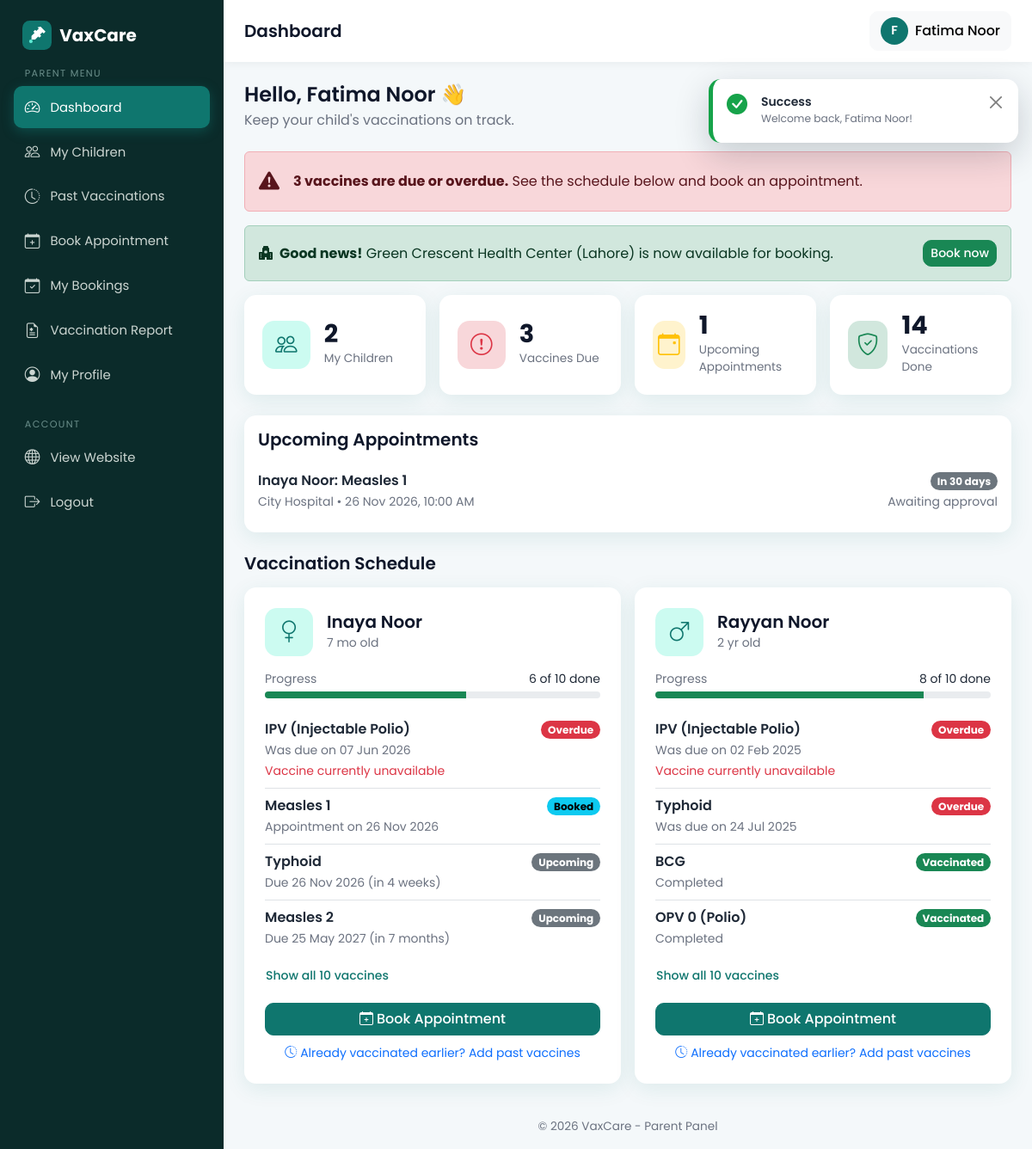
/parent/dashboard.php (signed in), run on the app's committed database.
### tables this page shows
CREATE TABLE hospital_suggestions (
  id INT AUTO_INCREMENT PRIMARY KEY,
  parent_id INT NOT NULL,
  hospital_name VARCHAR(150) NOT NULL,
  city VARCHAR(80) NOT NULL,
  address VARCHAR(255) NULL,
  phone VARCHAR(20) NULL,
  status ENUM('pending','approved','rejected') NOT NULL DEFAULT 'pending',
  hospital_id INT NULL,                               
  decided_at DATETIME NULL,                           
  created_at TIMESTAMP DEFAULT CURRENT_TIMESTAMP,
  FOREIGN KEY (parent_id)   REFERENCES users(id)     ON DELETE CASCADE,
  FOREIGN KEY (hospital_id) REFERENCES hospitals(id) ON DELETE SET NULL
);

CREATE TABLE bookings (
  id INT AUTO_INCREMENT PRIMARY KEY,
  child_id INT NOT NULL,
  parent_id INT NOT NULL,
  hospital_id INT NOT NULL,
  vaccine_id INT NOT NULL,
  appointment_date DATE NOT NULL,
  appointment_time TIME NOT NULL,
  approval_status ENUM('pending','approved','rejected') NOT NULL DEFAULT 'pending',
  vaccination_status ENUM('pending','vaccinated','not_vaccinated') NOT NULL DEFAULT 'pending',
  created_at TIMESTAMP DEFAULT CURRENT_TIMESTAMP,
  FOREIGN KEY (child_id)    REFERENCES children(id)  ON DELETE CASCADE,
  FOREIGN KEY (parent_id)   REFERENCES users(id)     ON DELETE CASCADE,
  FOREIGN KEY (hospital_id) REFERENCES hospitals(id) ON DELETE CASCADE,
  FOREIGN KEY (vaccine_id)  REFERENCES vaccines(id)  ON DELETE CASCADE
);

CREATE TABLE children (
  id INT AUTO_INCREMENT PRIMARY KEY,
  parent_id INT NOT NULL,
  name VARCHAR(100) NOT NULL,
  dob DATE NOT NULL,
  gender ENUM('male','female') NOT NULL,
  blood_group VARCHAR(5),
  created_at TIMESTAMP DEFAULT CURRENT_TIMESTAMP,
  FOREIGN KEY (parent_id) REFERENCES users(id) ON DELETE CASCADE
);

CREATE TABLE vaccines (
  id INT AUTO_INCREMENT PRIMARY KEY,
  vaccine_name VARCHAR(120) NOT NULL,
  description VARCHAR(255),
  recommended_age VARCHAR(50),               
  recommended_age_days INT NOT NULL DEFAULT 0,
  availability ENUM('available','unavailable') NOT NULL DEFAULT 'available'
);

CREATE TABLE hospitals (
  id INT AUTO_INCREMENT PRIMARY KEY,
  user_id INT NULL,                          
  hospital_name VARCHAR(150) NOT NULL,
  address VARCHAR(255) NOT NULL,
  location VARCHAR(100) NOT NULL,            
  phone VARCHAR(20),
  license_no VARCHAR(60) NULL,                       
  created_at TIMESTAMP DEFAULT CURRENT_TIMESTAMP,
  FOREIGN KEY (user_id) REFERENCES users(id) ON DELETE SET NULL
);

### parent/dashboard.php (the view, shortened to what this page needs)
<?php
require_once __DIR__ . '/../config/db.php';
require_once __DIR__ . '/../includes/schedule.php';
$parentId = (int)$_SESSION['user_id'];
$today    = date('Y-m-d');
$stmt = $pdo->prepare('SELECT * FROM children WHERE parent_id = ? ORDER BY dob DESC, id DESC');
$stmt->execute([$parentId]);
$children = $stmt->fetchAll();
$vaccines = $pdo->query(
    'SELECT id, vaccine_name, recommended_age, recommended_age_days, availability
     FROM vaccines ORDER BY recommended_age_days ASC, id ASC'
)->fetchAll();
$stmt = $pdo->prepare(
    "SELECT child_id, vaccine_id, approval_status, vaccination_status, appointment_date
     FROM bookings
     WHERE parent_id = ? AND approval_status <> 'rejected'"
);
$stmt->execute([$parentId]);
$bookingsByChild = [];
foreach ($stmt->fetchAll() as $b) {
    $bookingsByChild[$b['child_id']][] = $b;
}
$schedules = [];
$dueTotal  = 0;
$doneTotal = 0;
foreach ($children as $c) {
    $rows = vaccine_schedule($c['dob'], $vaccines, $bookingsByChild[$c['id']] ?? []);
    $schedules[$c['id']] = $rows;
    foreach ($rows as $r) {
        if (in_array($r['status'], ['due', 'overdue'], true)) { $dueTotal++; }
        if ($r['status'] === 'done') { $doneTotal++; }
    }
}
$stmt = $pdo->prepare(
    "SELECT b.appointment_date, b.appointment_time, b.approval_status,
            c.name AS child_name, v.vaccine_name, h.hospital_name
     FROM bookings b
     JOIN children  c ON c.id = b.child_id
     JOIN vaccines  v ON v.id = b.vaccine_id
     JOIN hospitals h ON h.id = b.hospital_id
     WHERE b.parent_id = ?
       AND b.approval_status IN ('approved', 'pending')
       AND b.vaccination_status = 'pending'
       AND b.appointment_date >= ?
     ORDER BY b.appointment_date ASC, b.appointment_time ASC
     LIMIT 6"
);
$stmt->execute([$parentId, $today]);
$upcoming = $stmt->fetchAll();
$stmt = $pdo->prepare(
    "SELECT hospital_name, city FROM hospital_suggestions
     WHERE parent_id = ? AND status = 'approved' AND decided_at >= ?
     ORDER BY decided_at DESC LIMIT 3"
);
$stmt->execute([$parentId, date('Y-m-d H:i:s', strtotime('-7 days'))]);
$newHospitals = $stmt->fetchAll();
$bookingReady = is_file(__DIR__ . '/book_hospital.php');
$stats = [
    ['My Children',           count($children),  'bi-people',          'primary'],
    ['Vaccines Due',          $dueTotal,         'bi-exclamation-circle', 'danger'],
    ['Upcoming Appointments', count($upcoming),  'bi-calendar-event', 'warning'],
    ['Vaccinations Done',     $doneTotal,        'bi-shield-check',   'success'],
];
require_once __DIR__ . '/../includes/parent_header.php';
?>
<div class="mb-4">
  <h4 class="mb-1">Hello, <?= e($_SESSION['name']) ?> 👋</h4>
  <p class="text-muted mb-0">Keep your child's vaccinations on track.</p>
</div>
<?php if ($dueTotal > 0): ?>
  <div class="alert alert-danger d-flex gap-3 align-items-center">
    <i class="bi bi-exclamation-triangle-fill fs-4"></i>
    <div><strong><?= $dueTotal ?> vaccine<?= $dueTotal > 1 ? 's are' : ' is' ?> due or overdue.</strong>
      See the schedule below and book an appointment.</div>
  </div>
<?php endif; ?>
<?php if ($newHospitals): ?>
  <div class="alert alert-success d-flex flex-wrap gap-3 align-items-center justify-content-between">
    <div>
      <i class="bi bi-hospital-fill me-2"></i><strong>Good news!</strong>
      <?php foreach ($newHospitals as $i => $nh): ?><?= $i ? ', ' : ' ' ?><?= e($nh['hospital_name']) ?> (<?= e($nh['city']) ?>)<?php endforeach; ?>
      is now available for booking.
    </div>
    <?php if ($bookingReady): ?>
      <a href="<?= BASE_URL ?>/parent/book_hospital.php" class="btn btn-sm btn-success">Book now</a>
    <?php endif; ?>
  </div>
<?php endif; ?>
<div class="row g-3 mb-4">
  <?php foreach ($stats as [$label, $value, $icon, $color]): ?>
    <div class="col-6 col-xl-3">
      <div class="card stat-card h-100">
        <div class="icon-box text-<?= $color ?>" style="background: var(--bs-<?= $color ?>-bg-subtle);"><i class="bi <?= $icon ?>"></i></div>
        <div>
          <div class="stat-number"><?= (int)$value ?></div>
          <div class="stat-label"><?= e($label) ?></div>
        </div>
      </div>
    </div>
  <?php endforeach; ?>
</div>
<?php if (!$children): ?>
  <div class="card">
    <div class="card-body p-5 text-center">
      <div class="icon-box mx-auto mb-3"><i class="bi bi-person-hearts"></i></div>
      <h5>Add your child to get started</h5>
      <p class="text-muted mb-3">We will show the full vaccination schedule based on your child's date of birth.</p>
      <a href="<?= BASE_URL ?>/parent/child_form.php" class="btn btn-primary"><i class="bi bi-plus-lg me-1"></i>Add Child</a>
    </div>
  </div>
<?php else: ?>
  <div class="card mb-4">
    <div class="card-body">
      <h5 class="mb-3">Upcoming Appointments</h5>
      <?php if (!$upcoming): ?>
        <p class="text-muted mb-0">No upcoming appointments.</p>
      <?php else: ?>
        <ul class="list-group list-group-flush">
          <?php foreach ($upcoming as $a): $d = days_until($a['appointment_date']); ?>
            <li class="list-group-item d-flex justify-content-between align-items-start gap-2 px-0">
              <div class="min-w-0">
                <div class="fw-semibold"><?= e($a['child_name']) ?>: <?= e($a['vaccine_name']) ?></div>
                <small class="text-muted">
                  <?= e($a['hospital_name']) ?> &bull; <?= format_date($a['appointment_date']) ?>, <?= date('h:i A', strtotime($a['appointment_time'])) ?>
                </small>
              </div>
              <div class="text-end text-nowrap">
                <span class="badge rounded-pill text-bg-<?= $d <= 1 ? 'danger' : ($d <= 7 ? 'warning' : 'secondary') ?>"><?= e(day_label($d)) ?></span>
                <div><small class="text-muted"><?= $a['approval_status'] === 'approved' ? 'Confirmed' : 'Awaiting approval' ?></small></div>
              </div>
            </li>
          <?php endforeach; ?>
        </ul>
      <?php endif; ?>
    </div>
  </div>
  <h5 class="mb-3">Vaccination Schedule</h5>
  <div class="row g-3">
    <?php foreach ($children as $c):
        $rows    = $schedules[$c['id']];
        $total   = count($rows);
        $done    = count(array_filter($rows, fn($r) => $r['status'] === 'done'));
        $pct     = $total ? (int)round($done * 100 / $total) : 0;
        $visible = array_slice($rows, 0, 4);
        $hidden  = array_slice($rows, 4);
    ?>
      <div class="col-lg-6">
        <div class="card h-100">
          <div class="card-body p-4">
            <div class="d-flex align-items-center gap-3 mb-3">
              <div class="icon-box flex-shrink-0"><i class="bi bi-gender-<?= $c['gender'] === 'male' ? 'male' : 'female' ?>"></i></div>
              <div class="min-w-0 flex-fill">
                <h5 class="mb-0 text-truncate"><?= e($c['name']) ?></h5>
                <small class="text-muted"><?= e(child_age($c['dob'])) ?> old</small>
              </div>
            </div>
            <div class="d-flex justify-content-between small mb-1">
              <span class="text-muted">Progress</span><span><?= $done ?> of <?= $total ?> done</span>
            </div>
            <div class="progress mb-3" style="height:8px;">
              <div class="progress-bar bg-success" style="width: <?= $pct ?>%"></div>
            </div>
            <ul class="list-group list-group-flush">
              <?php foreach ($visible as $r) { echo schedule_item_html($r); } ?>
            </ul>
            <?php if ($hidden): ?>
              <button class="btn btn-sm btn-link text-decoration-none px-0 mt-2" type="button"
                      data-bs-toggle="collapse" data-bs-target="#sched-<?= (int)$c['id'] ?>">
                Show all <?= $total ?> vaccines
              </button>
            <?php endif; ?>
            <div class="mt-3">
              <?php if ($bookingReady): ?>
                <a href="<?= BASE_URL ?>/parent/book_hospital.php?child=<?= (int)$c['id'] ?>" class="btn btn-primary w-100">
                  <i class="bi bi-calendar-plus me-1"></i>Book Appointment
                </a>
              <?php else: ?>
                <button class="btn btn-primary w-100" disabled>Booking opens soon</button>
              <?php endif; ?>
            </div>
            <div class="text-center mt-2">
              <a href="<?= BASE_URL ?>/parent/past_vaccinations.php?child=<?= (int)$c['id'] ?>" class="small text-decoration-none">
                <i class="bi bi-clock-history me-1"></i>Already vaccinated earlier? Add past vaccines
              </a>
            </div>
          </div>
        </div>
      </div>
    <?php endforeach; ?>
  </div>
<?php endif; ?>
<?php require_once __DIR__ . '/../includes/parent_footer.php'; ?>

### includes/schedule.php (shortened to what this page needs)
<?php
require_once __DIR__ . '/functions.php';
function days_until($date)
{
    $today = new DateTime('today');
    return (int)$today->diff(new DateTime($date))->format('%r%a');
}
function day_label($days)
{
    if ($days > 1)   return 'In ' . $days . ' days';
    return abs($days) . ' days ago';
}
function humanize_days($days)
{
    $days = abs((int)$days);
    if ($days < 60) return round($days / 7) . ' weeks';
    return round($days / 30) . ' months';
}
function vaccine_schedule($dob, array $vaccines, array $bookings)
{
    $rank = ['vaccinated' => 3, 'pending' => 2, 'not_vaccinated' => 1];
    $best = [];
    foreach ($bookings as $b) {
        $vid   = $b['vaccine_id'];
        $score = $rank[$b['vaccination_status']] ?? 0;
        if (!isset($best[$vid]) || $score > ($rank[$best[$vid]['vaccination_status']] ?? 0)) {
            $best[$vid] = $b;
        }
    }
    $birth = new DateTime($dob);
    $rows  = [];
    foreach ($vaccines as $v) {
        $due       = (clone $birth)->modify('+' . (int)$v['recommended_age_days'] . ' days');
        $daysToDue = days_until($due->format('Y-m-d'));
        $b       = $best[$v['id']] ?? null;
        $bStatus = $b['vaccination_status'] ?? '';
        if ($bStatus === 'vaccinated')   { $status = 'done'; }
        elseif ($bStatus === 'pending')  { $status = 'booked'; }
        elseif ($daysToDue > 0)          { $status = 'upcoming'; }
        elseif ($daysToDue >= -30)       { $status = 'due'; }
        else                             { $status = 'overdue'; }
        $rows[] = [
            'vaccine'     => $v,
            'status'      => $status,
            'due_date'    => $due->format('Y-m-d'),
            'days_to_due' => $daysToDue,
            'booking'     => $b,
        ];
    }
    $order = ['overdue' => 0, 'due' => 1, 'booked' => 2, 'upcoming' => 3, 'done' => 4];
    usort($rows, function ($a, $b) use ($order) {
        return [$order[$a['status']], $a['due_date']] <=> [$order[$b['status']], $b['due_date']];
    });
    return $rows;
}
function schedule_badge($status)
{
    $map = [
        'done'     => ['success',   'Vaccinated'],
        'booked'   => ['info',      'Booked'],
        'due'      => ['warning',   'Due now'],
        'overdue'  => ['danger',    'Overdue'],
        'upcoming' => ['secondary', 'Upcoming'],
    ];
    [$color, $label] = $map[$status];
    return '<span class="badge rounded-pill text-bg-' . $color . '">' . $label . '</span>';
}
function schedule_note($r)
{
    switch ($r['status']) {
        case 'done':
            return 'Completed';
        case 'booked':
            return 'Appointment on ' . format_date($r['booking']['appointment_date']);
        case 'upcoming':
            return 'Due ' . format_date($r['due_date']) . ' (in ' . humanize_days($r['days_to_due']) . ')';
        default:
            return 'Was due on ' . format_date($r['due_date']);
    }
}
function schedule_item_html($r)
{
    $v    = $r['vaccine'];
    $html = '<li class="list-group-item d-flex justify-content-between align-items-start gap-2 px-0">';
    $html .= '<div class="min-w-0"><div class="fw-semibold">' . e($v['vaccine_name']) . '</div>';
    $html .= '<small class="text-muted">' . e(schedule_note($r)) . '</small>';
    if (in_array($r['status'], ['due', 'overdue'], true) && $v['availability'] !== 'available') {
        $html .= '<div><small class="text-danger">Vaccine currently unavailable</small></div>';
    }
    $html .= '</div><div class="text-nowrap">' . schedule_badge($r['status']) . '</div></li>';
    return $html;
}

### assets/css/style.css (style rules this page uses)
:root { --brand: #0f766e; --brand-dark: #115e59; --brand-light: #ccfbf1; --accent: #2563eb; --bg: #f4f8fa; --text: #1f2937; --muted: #6b7280; --radius: 14px; --shadow: 0 6px 24px rgba(15, 118, 110, 0.10); --bs-primary: #0f766e; --bs-primary-rgb: 15, 118, 110; --bs-link-color: #0f766e; --bs-link-hover-color: #115e59; --bs-body-font-family: 'Poppins', system-ui, sans-serif; --bs-body-color: var(--text); }
html { scroll-behavior: smooth; }
body { font-family: 'Poppins', system-ui, sans-serif; background: var(--bg); color: var(--text); min-height: 100vh; display: flex; flex-direction: column; }
h1, h2, h3, h4, h5, h6 { font-weight: 600; color: #0f172a; }
.text-muted { color: var(--muted) !important; }
.btn { border-radius: 10px; font-weight: 500; transition: all .2s ease; }
.btn-primary { --bs-btn-bg: var(--brand); --bs-btn-border-color: var(--brand); --bs-btn-hover-bg: var(--brand-dark); --bs-btn-hover-border-color: var(--brand-dark); --bs-btn-active-bg: var(--brand-dark); --bs-btn-active-border-color: var(--brand-dark); --bs-btn-disabled-bg: var(--brand); --bs-btn-disabled-border-color: var(--brand); }
.card { border: 0; border-radius: var(--radius); box-shadow: var(--shadow); }
.icon-box { width: 56px; height: 56px; border-radius: 14px; display: inline-flex; align-items: center; justify-content: center; background: var(--brand-light); color: var(--brand); font-size: 1.6rem; }
body.admin-body { display: block; background: var(--bg); }
.stat-card { padding: 1.3rem; display: flex; align-items: center; gap: 1rem; }
.stat-card .stat-number { font-size: 1.8rem; font-weight: 700; line-height: 1; color: #0f172a; }
.stat-card .stat-label { color: var(--muted); font-size: .85rem; margin-top: .25rem; }
:root { --bs-primary-bg-subtle: #ccfbf1; --bs-primary-text-emphasis: #0f766e; }
.stat-card { flex-direction: row; }
.min-w-0 { min-width: 0; }
html { scroll-padding-top: 80px; }

### data on the page
hospital_suggestions: hospital_name "Green Crescent Health Center", city "Lahore"
bookings: child.name "Inaya Noor", vaccine.vaccine_name "Measles 1", hospital.hospital_name "City Hospital", appointment_date "26 Nov 2026", appointment_time "10:00 AM", appointment_date "In 30 days", approval_status "Awaiting approval", appointment_date "Appointment on 26 Nov 2026"
children: name "Inaya Noor", dob "7 mo", id "6", id "10", r "Was due on 07 Jun 2026", label "Overdue", label "Booked", r "Due 26 Nov 2026 (in 4 weeks)", label "Upcoming", r "Due 25 May 2027 (in 7 months)"
vaccines: vaccine_name "IPV (Injectable Polio)"
vaccines: vaccine_name "Measles 1"
vaccines: vaccine_name "Typhoid"
vaccines: vaccine_name "Measles 2"
children: name "Rayyan Noor", dob.recommended_age_days "2 yr", id "8", id "10", r "Was due on 02 Feb 2025", label "Overdue", r "Was due on 24 Jul 2025", r "Completed", label "Vaccinated"
vaccines: vaccine_name "BCG"
vaccines: vaccine_name "OPV 0 (Polio)"

### other printed values
APP_NAME "VaxCare"
$label "Dashboard"
$label "My Children"
$label "Past Vaccinations"
$label "Book Appointment"
$label "My Bookings"
$label "Vaccination Report"
$label "My Profile"
$pageTitle "Dashboard"
mb_strtoupper(mb_substr($_SESSION['name'] ?? 'P', 0, 1)) "F"
$_SESSION['name'] "Fatima Noor"
$title "Success"
$flash['message'] "Welcome back, Fatima Noor!"
$dueTotal "3"
$value "2"
